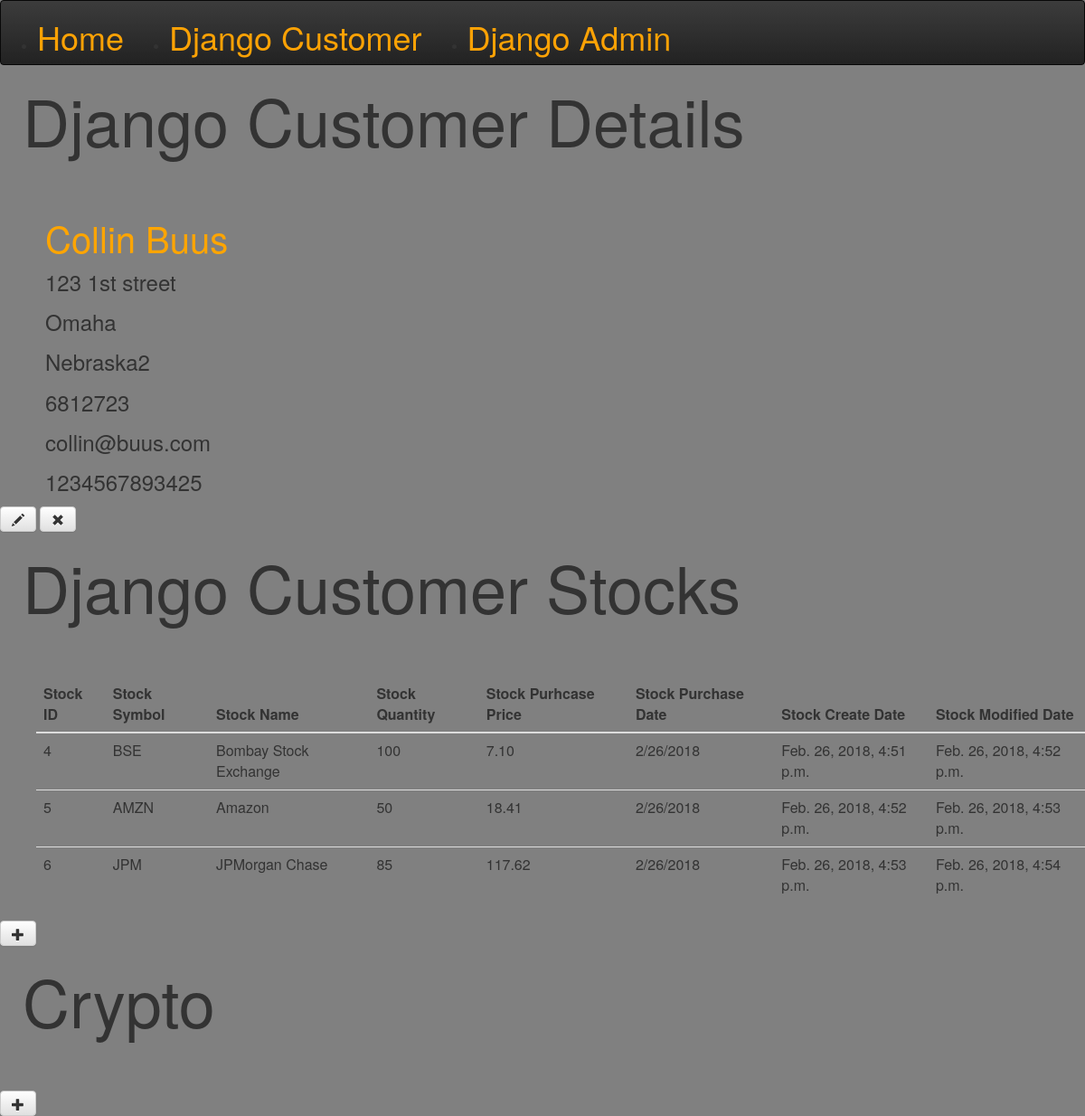
The page /customer/19/ on the database its author committed.
### financial/models.py (models this page shows, shortened)
class Customer(models.Model):
    customer_ID = models.AutoField(primary_key=True)
    customer_Name = models.CharField(max_length=200)
    customer_StreetAddress =models.CharField(max_length=200)
    customer_City = models.CharField(max_length=200)
    customer_State = models.CharField(max_length=200)
    customer_ZIP = models.CharField(max_length=200)
    customer_Email = models.CharField(max_length=200)
    customer_Phone = models.CharField(max_length=200)
    customer_Created_Date = models.DateTimeField(
                default=timezone.now)
    customer_Modified_Date = models.DateTimeField(
                blank=True, null=True)

class Stock(models.Model):
    stock_ID = models.AutoField(primary_key=True)
    stock_Customer = models.ForeignKey('Customer',on_delete=models.CASCADE)
    stock_Symbol = models.CharField(max_length=200)
    stock_Name = models.CharField(max_length=200)
    stock_Number_of_Shares = models.CharField(max_length=200)
    stock_Purchase_Price = models.CharField(max_length=200)
    stock_Purchase_Date = models.CharField(max_length=200)
    stock_Created_Date = models.DateTimeField(
                default=timezone.now)
    stock_Modified_Date = models.DateTimeField(
                blank=True, null=True)

### financial/views.py (the view)
# urls.py: url(r'^customer/(?P<pk>\d+)/$', views.customer_details, name='customer_details'),
def customer_details(request, pk):
    customer = get_object_or_404(Customer, pk=pk)
    return render(request, 'financial/customer_details.html', {'customer': customer})

### financial/templates/financial/customer_details.html
{% extends 'financial/base.html' %}
{% block content %}
<div class="financial">
  <h1 id="title">Django Customer Details</h1>
  <h2 id="customer">{{ customer.customer_Name }}</h2>
  <p>{{ customer.customer_StreetAddress|linebreaksbr }}</p>
  <p>{{ customer.customer_City|linebreaksbr }}</p>
  <p>{{ customer.customer_State|linebreaksbr }}</p>
  <p>{{ customer.customer_ZIP|linebreaksbr }}</p>
  <p>{{ customer.customer_Email|linebreaksbr }}</p>
  <p>{{ customer.customer_Phone|linebreaksbr }}</p>
  <a class="btn btn-default" href="{% url 'customer_edit' pk=customer.pk %}"><span class="glyphicon glyphicon-pencil"></span></a>
  <a class="btn btn-default" href="{% url 'customer_delete' pk=customer.pk %}"><span class="glyphicon glyphicon-remove"></span></a>
  <h1 id="title">Django Customer Stocks</h1>
  <ul>
      <table class="table">
        <thead>
          <tr>
            <th scope="col">Stock ID</th>
            <th scope="col">Stock Symbol</th>
            <th scope="col">Stock Name</th>
            <th scope="col">Stock Quantity</th>
            <th scope="col">Stock Purhcase Price</th>
            <th scope="col">Stock Purchase Date</th>
            <th scope="col">Stock Create Date</th>
            <th scope="col">Stock Modified Date</th>
          </tr>
        </thead>
        <tbody>
          {% for stock in customer.stock_set.all %}
          <tr>
            <td>{{stock.stock_ID}}</td>
            <td>{{stock.stock_Symbol}}</td>
            <td>{{stock.stock_Name}}</td>
            <td>{{stock.stock_Number_of_Shares}}</td>
            <td>{{stock.stock_Purchase_Price}}</td>
            <td>{{stock.stock_Purchase_Date}}</td>
            <td>{{stock.stock_Created_Date}}</td>
            <td>{{stock.stock_Modified_Date}}</td>
          </tr>
          {% endfor %}
        </tbody>
      </table>
  </ul>
  <a class="btn btn-default" href="{% url 'stock_new' %}"><span class="glyphicon glyphicon-plus"></span></a>
  <h1 id="title">Crypto</h1>
  <a class="btn btn-default" href="#"><span class="glyphicon glyphicon-plus"></span></a>
</div>
{% endblock %}

### financial/static/css/financial.css (style rules this page uses)
#title { font-size: 72px; padding-bottom: 50px; padding-left: 25px; }
#customer { color: Orange; font-size: 24px; padding-left: 50px; font-size: 40px; }
p { font-size: 24px; padding-left: 50px; width: 800px; }
body { background-color: gray; }

### rows shown on the page
Customer: customer_Name "Collin Buus", customer_StreetAddress "123 1st street", customer_City "Omaha", customer_State "Nebraska2", customer_ZIP "6812723", customer_Email "collin@buus.com", customer_Phone "1234567893425"
Stock: stock_ID "4", stock_Symbol "BSE", stock_Name "Bombay Stock Exchange", stock_Number_of_Shares "100", stock_Purchase_Price "7.10", stock_Purchase_Date "2/26/2018", stock_Created_Date "Feb. 26, 2018, 4:51 p.m.", stock_Modified_Date "Feb. 26, 2018, 4:52 p.m."
Stock: stock_ID "5", stock_Symbol "AMZN", stock_Name "Amazon", stock_Number_of_Shares "50", stock_Purchase_Price "18.41", stock_Purchase_Date "2/26/2018", stock_Created_Date "Feb. 26, 2018, 4:52 p.m.", stock_Modified_Date "Feb. 26, 2018, 4:53 p.m."
Stock: stock_ID "6", stock_Symbol "JPM", stock_Name "JPMorgan Chase", stock_Number_of_Shares "85", stock_Purchase_Price "117.62", stock_Purchase_Date "2/26/2018", stock_Created_Date "Feb. 26, 2018, 4:53 p.m.", stock_Modified_Date "Feb. 26, 2018, 4:54 p.m."
